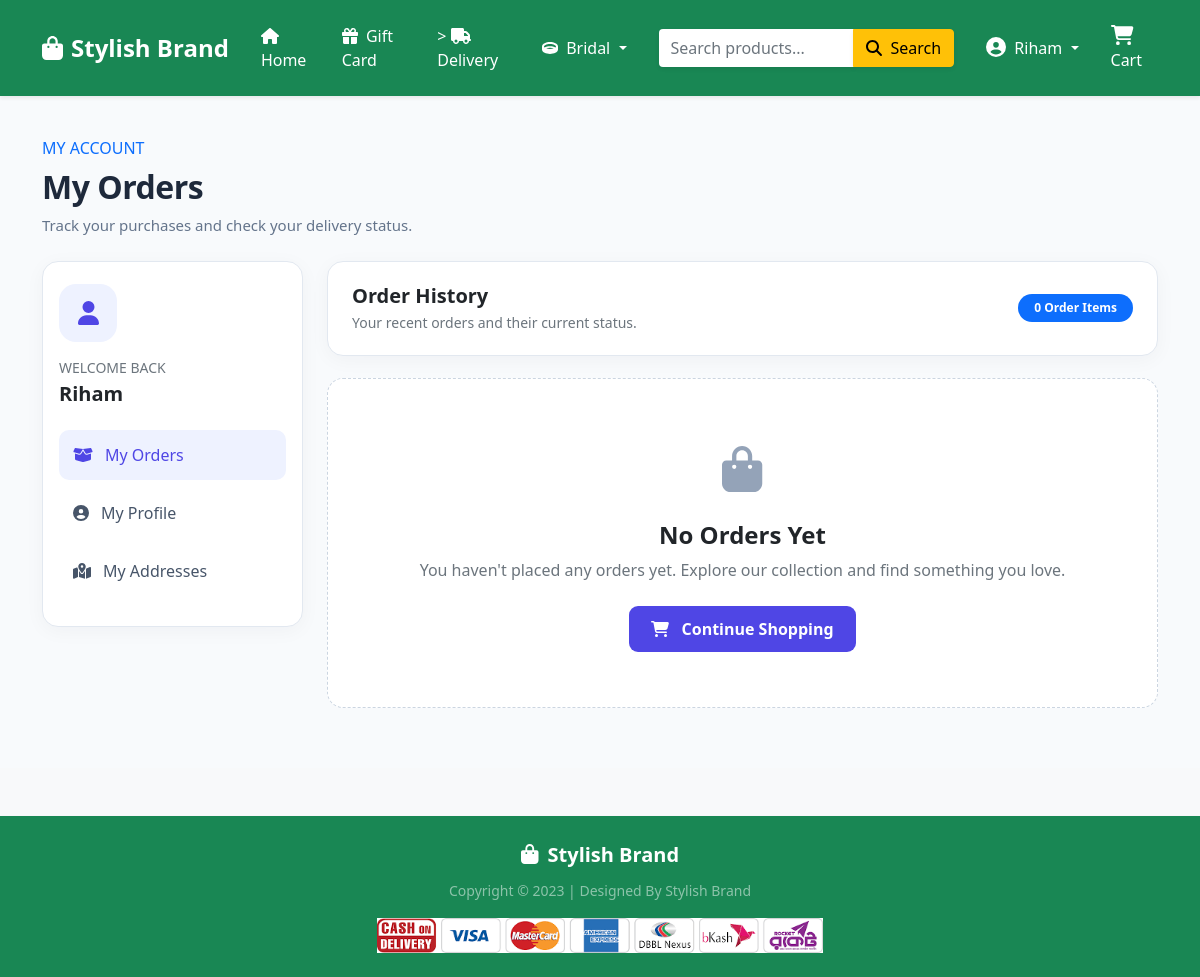
The page /orders/ (signed in) on the database as committed earlier.
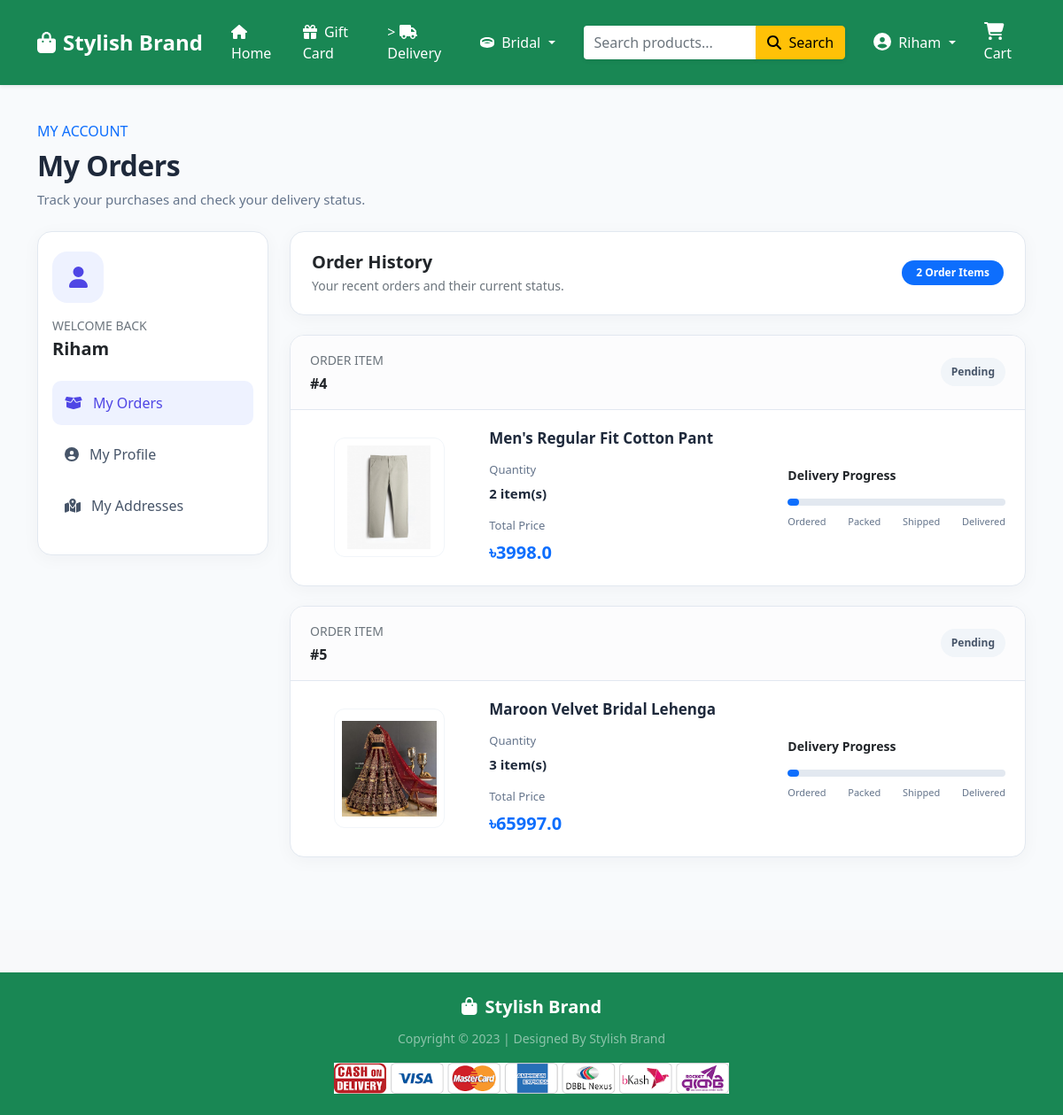
The same page on the database as committed later.
### Shop/models.py (models this page shows, shortened)
class OrderPlaced(models.Model):
    user = models.ForeignKey(User, on_delete=models.CASCADE)
    customer = models.ForeignKey(Customer, on_delete=models.CASCADE)
    product = models.ForeignKey(Product, on_delete=models.CASCADE)
    quantity = models.PositiveIntegerField(default=1)
    ordered_date = models.DateTimeField(auto_now_add=True)
    status = models.CharField(max_length=50, choices=STATUS_CHOICE, default='Pending')
    tran_id = models.CharField(max_length=100, blank=True, null=True)
    @property
    def total_cost(self):
        return self.quantity * self.product.discounted_price

class Product(models.Model):
    title = models.CharField(max_length=100)
    selling_price = models.FloatField()
    discounted_price = models.FloatField()
    description = models.TextField()
    brand = models.CharField(max_length=100)
    category = models.CharField(choices=CATEGORY_CHOICES,max_length=2)
    product_image = models.ImageField(upload_to='productimg')

### Shop/views.py (the view)
# urls.py: path("orders/", views.orders, name="orders"),
@login_required
def orders(request):
    op = OrderPlaced.objects.filter(user=request.user)
    return render(request, "Shop/orders.html", {"order_placed": op})

### Shop/templates/Shop/orders.html (shortened to what the changed rows need)
{% extends 'Shop/base.html' %}
{% load static %}
{% block main-content %}
<div class="orders-page">
    <div class="container">
        <div class="mb-4">
            <h2 class="orders-heading mb-2">
                My Orders
            </h2>
        </div>
        <div class="row g-4">
            <div class="col-lg-9 col-md-8">
                <div class="orders-summary d-flex justify-content-between
                            align-items-center flex-wrap gap-2">
                    <div>
                        <h5 class="fw-bold text-dark mb-1">
                        </h5>
                        <p class="text-muted small mb-0">
                        </p>
                    </div>
                    <span class="badge rounded-pill bg-primary px-3 py-2">
                        {{ order_placed|length }} Order Items
                    </span>
                </div>
                {% for op in order_placed %}
                    <div class="order-card">
                        <div class="order-card-top">
                            <div>
                                <div class="text-muted small mb-1">
                                    ORDER ITEM
                                </div>
                                <div class="fw-bold text-dark">
                                    #{{ op.id }}
                                </div>
                            </div>
                            <div>
                                {% if op.status == 'Accepted' %}
                                    <span class="order-status status-accepted">
                                        <i class="fas fa-check-circle me-1"></i>
                                        Accepted
                                    </span>
                                {% elif op.status == 'Packed' %}
                                    <span class="order-status status-packed">
                                        <i class="fas fa-box me-1"></i>
                                        Packed
                                    </span>
                                {% elif op.status == 'On the Way' %}
                                    <span class="order-status status-transit">
                                        <i class="fas fa-truck me-1"></i>
                                        On the Way
                                    </span>
                                {% elif op.status == 'Delivered' %}
                                    <span class="order-status status-delivered">
                                        <i class="fas fa-check-double me-1"></i>
                                        Delivered
                                    </span>
                                {% elif op.status == 'Cancelled' %}
                                    <span class="order-status status-cancelled">
                                        <i class="fas fa-times-circle me-1"></i>
                                        Cancelled
                                    </span>
                                {% else %}
                                    <span class="order-status">
                                        {{ op.status }}
                                    </span>
                                {% endif %}
                            </div>
                        </div>
                        <div class="order-card-body">
                            <div class="row g-4 align-items-center">
                                <div class="col-sm-4 col-lg-3 text-center">
                                    {% if op.product.product_image %}
                                        <img
                                            src="{{ op.product.product_image.url }}"
                                            alt="{{ op.product.title }}"
                                            class="order-product-image">
                                    {% endif %}
                                </div>
                                <div class="col-sm-8 col-lg-5">
                                    <h5 class="order-product-title mb-3">
                                        {{ op.product.title }}
                                    </h5>
                                    <div class="mb-3">
                                        <div class="order-meta-label">
                                            Quantity
                                        </div>
                                        <div class="order-meta-value">
                                            {{ op.quantity }} item(s)
                                        </div>
                                    </div>
                                    <div>
                                        <div class="order-meta-label">
                                            Total Price
                                        </div>
                                        <div class="order-meta-value
                                                    text-primary fs-5">
                                            ৳{{ op.total_cost }}
                                        </div>
                                    </div>
                                </div>
                                <div class="col-12 col-lg-4">
                                    <div class="d-flex justify-content-between
                                                align-items-center mb-3">
                                        <span class="fw-bold text-dark small">
                                            Delivery Progress
                                        </span>
                                    </div>
                                    {% if op.status == 'Accepted' %}
                                        <div class="progress order-progress">
                                            <div class="progress-bar"
                                                 role="progressbar"
                                                 style="width:20%;"
                                                 aria-valuenow="20"
                                                 aria-valuemin="0"
                                                 aria-valuemax="100">
                                            </div>
                                        </div>
                                    {% else %}
                                        <div class="progress order-progress">
                                            <div class="progress-bar"
                                                 role="progressbar"
                                                 style="width:5%;"
                                                 aria-valuenow="5"
                                                 aria-valuemin="0"
                                                 aria-valuemax="100">
                                            </div>
                                        </div>
                                    {% endif %}
                                    <div class="progress-labels">
                                        <span>Ordered</span>
                                        <span>Packed</span>
                                        <span>Shipped</span>
                                        <span>Delivered</span>
                                    </div>
                                </div>
                            </div>
                        </div>
                    </div>
                {% empty %}
                    <div class="empty-orders">
                        <div class="empty-orders-icon">
                            <i class="fas fa-shopping-bag"></i>
                        </div>
                        <h4 class="fw-bold text-dark mb-2">
                            No Orders Yet
                        </h4>
                        <p class="text-muted mb-4">
                            You haven't placed any orders yet.
                            Explore our collection and find something you love.
                        </p>
                        <a href="{% url 'home' %}" class="shop-now-btn">
                            <i class="fas fa-shopping-cart me-2"></i>
                            Continue Shopping
                        </a>
                    </div>
                {% endfor %}
            </div>
        </div>
    </div>
</div>
{% endblock main-content %}

Rows that differ between the two databases and show on the page:
added OrderPlaced: id "4", status "Pending", product.product_image (picture), product "Men's Regular Fit Cotton Pant", quantity "2", total_cost "3998.0"
added OrderPlaced: id "5", status "Pending", product.product_image (picture), product "Maroon Velvet Bridal Lehenga", quantity "3", total_cost "65997.0"
Other text that changed with them:
{{ order_placed|length }}: "0" → "2"
text no longer shown: "No Orders Yet You haven't placed any orders yet. Explore our collection and find something you love. Continue Shopping"
